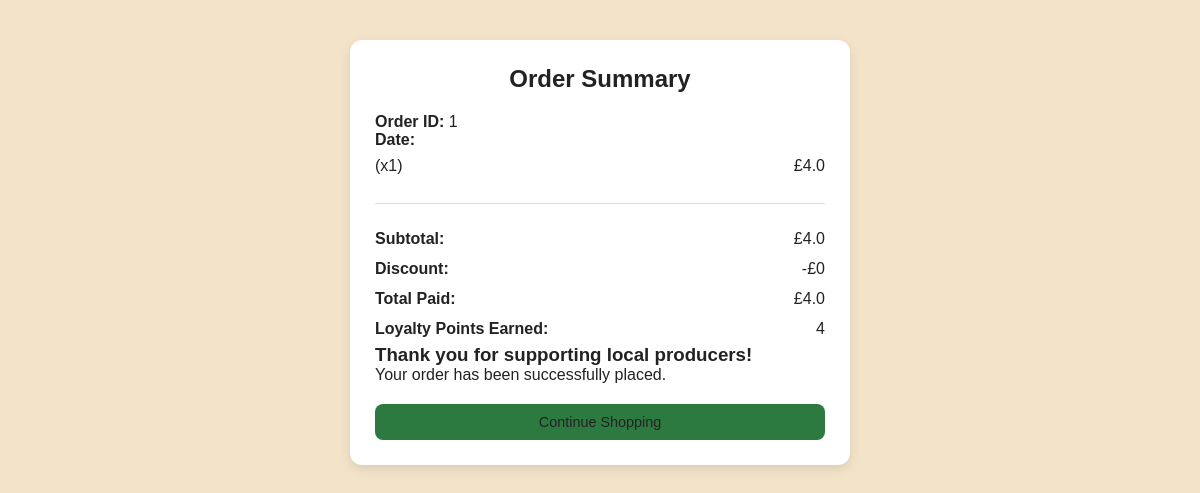
Screenshot of /order/1/summary (signed in) with the database file from the repository.
### app.py (models this page shows)
class Order(db.Model):
    id = db.Column(db.Integer, primary_key=True)
    customer_id = db.Column(db.Integer, db.ForeignKey('user.id'))
    created_at = db.Column(db.DateTime, default=datetime.utcnow)
    total_price_gbp = db.Column(db.Float)
    items = db.relationship("OrderItem", backref="order", lazy=True)

class OrderItem(db.Model):
    id = db.Column(db.Integer, primary_key=True)
    order_id = db.Column(db.Integer, db.ForeignKey("order.id"))
    product_id = db.Column(db.Integer, db.ForeignKey("product.id"))
    producer_id = db.Column(db.Integer, db.ForeignKey("user.id"))
    status = db.Column(db.String(20), default="Pending")
    quantity = db.Column(db.Integer, default=1)
    price_each_gbp = db.Column(db.Float)
    product = db.relationship("Product")
    producer = db.relationship("User")

### app.py (the view)
@app.route("/order/<int:id>/summary")
def order_summary(id):
    order = Order.query.get_or_404(id)
    if order.customer_id != session.get("user_id"):
        return "Unauthorized", 403
    order_items = OrderItem.query.filter_by(order_id=id).all()
    subtotal = sum(item.price_each_gbp * item.quantity for item in order_items)
    discount = getattr(order, "discount", 0)
    total = order.total_price_gbp
    points_earned = int(total)
    return render_template(
        "order_summary.html",
        order=order,
        order_items=order_items,
        subtotal=subtotal,
        discount=discount,
        total=total,
        points_earned=points_earned
    )

### templates/order_summary.html (shortened to what this page needs)
<!DOCTYPE html>
<html lang="en">
<head>
    <link rel="stylesheet" href="{{ url_for('static', filename='css/style.css') }}">
    <link rel="stylesheet" href="{{ url_for('static', filename='css/home.css') }}">
    <link rel="stylesheet" href="{{ url_for('static', filename='css/producer_dashboard.css') }}">
</head>
<body>
<div class="order-summary-container">
    <h2>Order Summary</h2>
    <div class="order-meta">
        <p><strong>Order ID:</strong> {{ order.id }}</p>
        <p><strong>Date:</strong> {{ order.date }}</p>
    </div>
    <div class="order-items">
        {% for item in order_items %}
        <div class="order-item">
            <span>{{ item.product.name }} (x{{ item.quantity }})</span>
            <span>£{{ item.price_each_gbp * item.quantity }}</span>
        </div>
        {% endfor %}
    </div>
    <hr>
    <div class="order-totals">
        <div><strong>Subtotal:</strong> £{{ subtotal }}</div>
        <div><strong>Discount:</strong> -£{{ discount }}</div>
        <div><strong>Total Paid:</strong> £{{ total }}</div>
        <div><strong>Loyalty Points Earned:</strong> {{ points_earned }}</div>
    </div>
    <div class="thank-you">
        <h3>Thank you for supporting local producers!</h3>
        <p>Your order has been successfully placed.</p>
    </div>
    <a href="/products" class="continue-btn">Continue Shopping</a>
</div>
</body>
</html>

### static/css/style.css (style rules this page uses)
* { margin: 0; padding: 0; box-sizing: border-box; }
body { font-family: "Quicksand", sans-serif; background: #F3E4C9; color: #fff; }
h1, h2, h3 { font-weight: 600; }
a { color: #2e7d32; text-decoration: none; font-size: 0.9rem; margin-top: 5px; }
hr { margin: 20px 0; border: none; border-top: 1px solid #ddd; }
.order-summary-container { max-width: 500px; margin: 40px auto; padding: 25px; background: #ffffff; border-radius: 12px; box-shadow: 0 4px 12px rgba(0,0,0,0.1); }
.order-summary-container h2 { text-align: center; margin-bottom: 20px; }
.order-item { display: flex; justify-content: space-between; padding: 8px 0; }
.order-totals div { display: flex; justify-content: space-between; padding: 6px 0; }
.continue-btn { display: block; margin-top: 20px; text-align: center; padding: 10px; background: #2c7a3f; color: white; border-radius: 8px; text-decoration: none; }
.order-summary-container, .order-summary-container * { color: #222 !important; }

### static/css/home.css (style rules this page uses)
body { margin: 0; font-family: Arial, sans-serif; background: #F3E4C9; }

### static/css/producer_dashboard.css (style rules this page uses)
body { font-family: Arial, sans-serif; background: #F3E4C9; margin: 0; padding: 0; }

### rows the page displays
Order: id "1", total_price_gbp "4.0"
OrderItem: quantity "1", item.price_each_gbp*item.quantity "4.0"

### other values shown
{{ subtotal }} "4.0"
{{ discount }} "0"
{{ points_earned }} "4"
